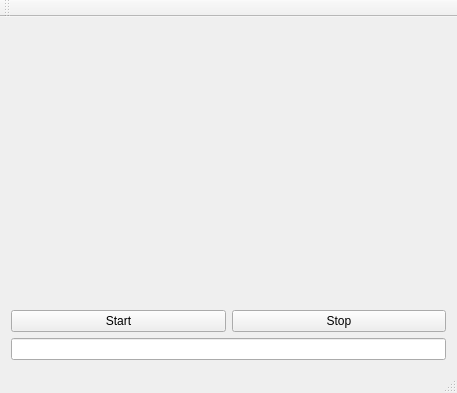
<?xml version="1.0" encoding="UTF-8"?>
<ui version="4.0">
 <class>MainWindow</class>
 <widget class="QMainWindow" name="MainWindow">
  <property name="geometry">
   <rect>
    <x>0</x>
    <y>0</y>
    <width>457</width>
    <height>393</height>
   </rect>
  </property>
  <property name="windowTitle">
   <string>MainWindow</string>
  </property>
  <widget class="QWidget" name="centralWidget">
   <layout class="QVBoxLayout" name="verticalLayout">
    <item>
     <layout class="QHBoxLayout" name="horizontalLayout">
      <item>
       <widget class="CameraImageViewer" name="widget" native="true"/>
      </item>
     </layout>
    </item>
    <item>
     <layout class="QHBoxLayout" name="horizontalLayout_2">
      <item>
       <widget class="QPushButton" name="start_bt">
        <property name="text">
         <string>Start</string>
        </property>
       </widget>
      </item>
      <item>
       <widget class="QPushButton" name="stop_bt">
        <property name="text">
         <string>Stop</string>
        </property>
       </widget>
      </item>
     </layout>
    </item>
    <item>
     <widget class="QLineEdit" name="lineEdit"/>
    </item>
   </layout>
  </widget>
  <widget class="QMenuBar" name="menuBar">
   <property name="geometry">
    <rect>
     <x>0</x>
     <y>0</y>
     <width>457</width>
     <height>21</height>
    </rect>
   </property>
  </widget>
  <widget class="QToolBar" name="mainToolBar">
   <attribute name="toolBarArea">
    <enum>TopToolBarArea</enum>
   </attribute>
   <attribute name="toolBarBreak">
    <bool>false</bool>
   </attribute>
  </widget>
  <widget class="QStatusBar" name="statusBar"/>
 </widget>
 <layoutdefault spacing="6" margin="11"/>
 <customwidgets>
  <customwidget>
   <class>CameraImageViewer</class>
   <extends>QWidget</extends>
   <header location="global">cameraimageviewer.h</header>
   <container>1</container>
  </customwidget>
 </customwidgets>
 <resources/>
 <connections/>
</ui>
